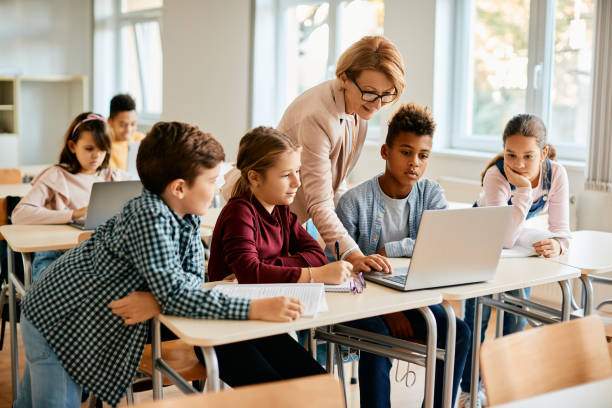
#> input picture photo.jpg, 612 x 408 px
$ python findedges.py
#> lines starting #> are read from the running program, lines starting #| are printed output that depends on the picture
import cv2

img = cv2.imread("photo.jpg")
#> img is the input picture: shape (408, 612, 3); mean B, G, R 136.8, 149.4, 161.4
# Find edges using the Canny algorithm
edges = cv2.Canny(img, 100, 200)
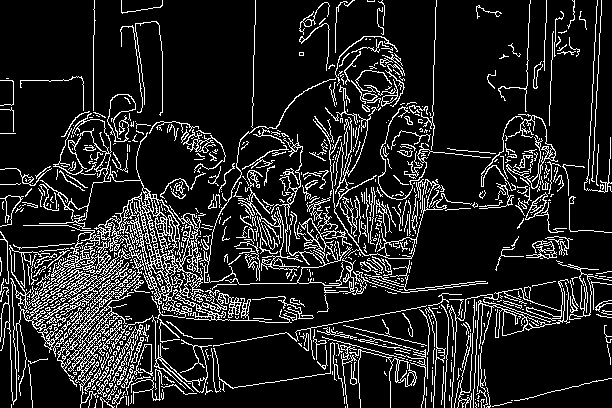
#> edges: shape (408, 612); 13.8% white in thin lines or dots

cv2.imshow("Edges", edges)
cv2.waitKey(0)
